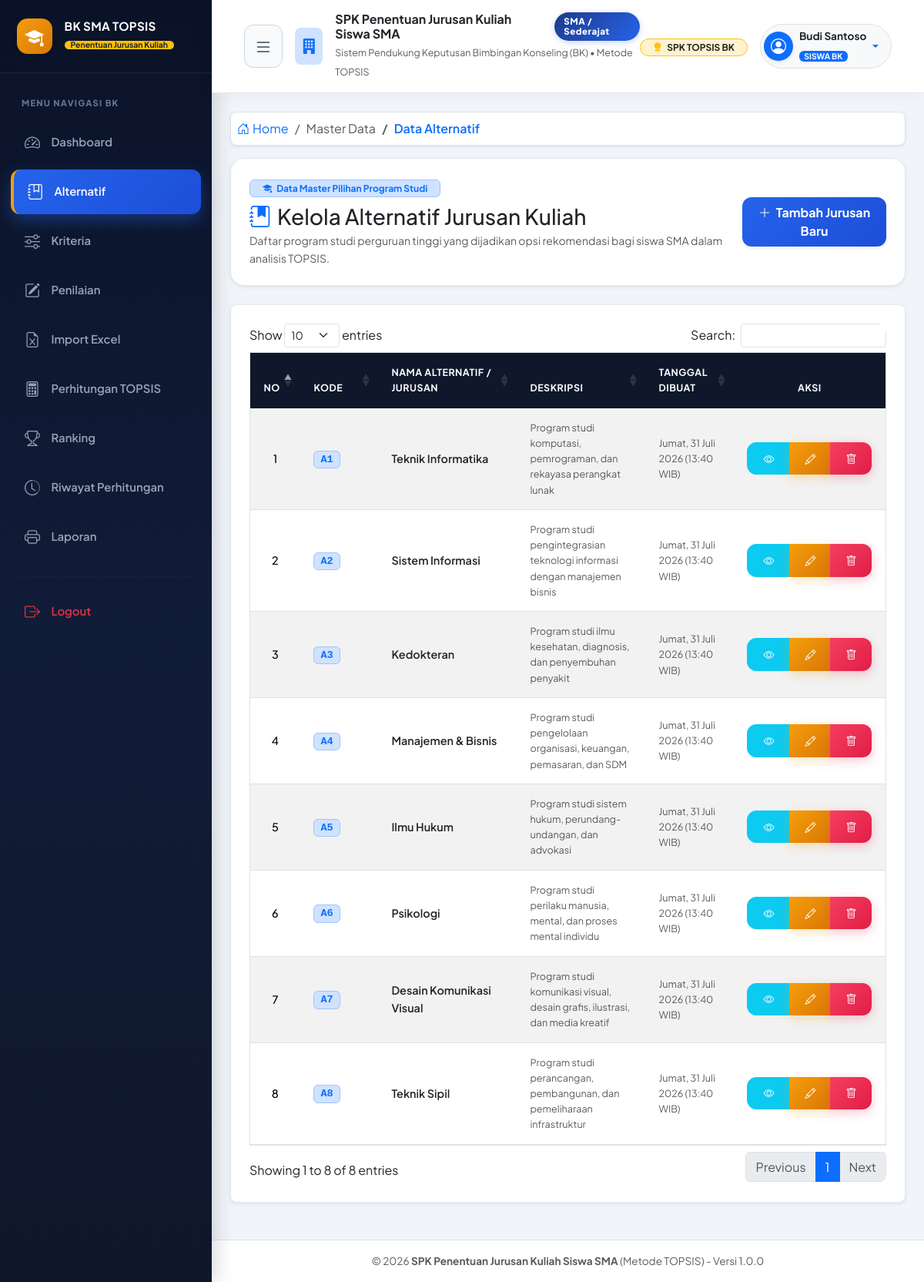
The page /index.php?page=alternatif (signed in) on the database its author committed.
### tables this page shows
CREATE TABLE IF NOT EXISTS `tb_alternatif` (
  `id_alternatif` INT(11) NOT NULL AUTO_INCREMENT,
  `kode_alternatif` VARCHAR(10) NOT NULL,
  `nama_jurusan` VARCHAR(100) NOT NULL,
  `fakultas` VARCHAR(100) DEFAULT NULL,
  `deskripsi` TEXT DEFAULT NULL,
  `prospek_kerja` TEXT DEFAULT NULL,
  `created_at` TIMESTAMP NOT NULL DEFAULT CURRENT_TIMESTAMP,
  `updated_at` TIMESTAMP NOT NULL DEFAULT CURRENT_TIMESTAMP ON UPDATE CURRENT_TIMESTAMP,
  PRIMARY KEY (`id_alternatif`),
  UNIQUE KEY `uk_kode_alternatif` (`kode_alternatif`)
);

### config/helper.php (called while the page is built, shortened)
<?php
function sanitize($data) {
    $raw = $data;
    return htmlspecialchars(trim($raw), ENT_QUOTES, 'UTF-8');
}
function formatTanggalIndo($datetime) {
    $hariArray = ['Minggu', 'Senin', 'Selasa', 'Rabu', 'Kamis', 'Jumat', 'Sabtu'];
    $bulanArray = [
        1 => 'Januari', 'Februari', 'Maret', 'April', 'Mei', 'Juni',
        'Juli', 'Agustus', 'September', 'Oktober', 'November', 'Desember'
    ];
    $time = strtotime($datetime);
    $hari = $hariArray[date('w', $time)];
    $tgl = date('j', $time);
    $bulan = $bulanArray[(int)date('n', $time)];
    $tahun = date('Y', $time);
    $jam = date('H:i', $time);
    return "$hari, $tgl $bulan $tahun ($jam WIB)";
}

### views/alternatif.php (the view, shortened to what this page needs)
<?php
$list_alternatif = [];
if ($db !== null) {
    try {
        $list_alternatif = $db->query("SELECT * FROM tb_alternatif ORDER BY id_alternatif ASC")->fetchAll();
    } catch (PDOException $e) {
        $swal_error = 'Gagal mengambil data dari database: ' . $e->getMessage();
    }
}
?>
<nav aria-label="breadcrumb" class="mb-3">
    <ol class="breadcrumb bg-white p-2 rounded-3 border shadow-sm small">
        <li class="breadcrumb-item"><a href="<?= BASE_URL; ?>index.php?page=dashboard" class="text-decoration-none"><i class="bi bi-house-door me-1"></i>Home</a></li>
        <li class="breadcrumb-item text-muted">Master Data</li>
        <li class="breadcrumb-item active fw-semibold text-primary" aria-current="page">Data Alternatif</li>
    </ol>
</nav>
<div class="card card-custom p-4 mb-4 shadow-sm">
    <div class="d-flex flex-column flex-md-row align-items-md-center justify-content-between gap-3">
        <div>
            <span class="badge bg-primary-subtle text-primary border border-primary-subtle px-3 py-1 mb-2 fw-bold">
                <i class="bi bi-mortarboard-fill me-1"></i> Data Master Pilihan Program Studi
            </span>
            <h3 class="fw-extrabold text-dark mb-1">
                <i class="bi bi-journal-bookmark-fill me-2 text-primary"></i>Kelola Alternatif Jurusan Kuliah
            </h3>
            <p class="text-muted mb-0 small">
                Daftar program studi perguruan tinggi yang dijadikan opsi rekomendasi bagi siswa SMA dalam analisis TOPSIS.
            </p>
        </div>
        <div>
            <button type="button" class="btn btn-primary shadow-sm fw-bold px-3 py-2" data-bs-toggle="modal" data-bs-target="#modalTambah">
                <i class="bi bi-plus-lg me-1"></i> Tambah Jurusan Baru
            </button>
        </div>
    </div>
</div>
<div class="card card-custom p-4 shadow-sm rounded-3 mb-4">
    <div class="table-responsive">
        <table id="tableAlternatif" class="table table-hover table-striped align-middle border w-100" style="font-size: 0.9rem;">
            <thead class="table-dark" style="background-color: #1e293b;">
                <tr>
                    <th class="text-center" style="width: 5%;">No</th>
                    <th style="width: 15%;">Kode</th>
                    <th style="width: 30%;">Nama Alternatif / Jurusan</th>
                    <th style="width: 25%;">Deskripsi</th>
                    <th style="width: 15%;">Tanggal Dibuat</th>
                    <th class="text-center" style="width: 10%;">Aksi</th>
                </tr>
            </thead>
            <tbody>
                <?php if (!empty($list_alternatif)): ?>
                    <?php $no = 1; foreach ($list_alternatif as $alt): ?>
                        <tr>
                            <td class="text-center fw-medium"><?= $no++; ?></td>
                            <td>
                                <span class="badge bg-primary-subtle text-primary border border-primary-subtle px-2 py-1 font-monospace" style="font-size: 0.85rem;">
                                    <?= sanitize($alt['kode_alternatif']); ?>
                                </span>
                            </td>
                            <td class="fw-semibold text-dark"><?= sanitize($alt['nama_jurusan']); ?></td>
                            <td class="text-muted small">
                                <?= !empty($alt['deskripsi']) ? sanitize($alt['deskripsi']) : '<span class="fst-italic text-muted">- Tidak ada deskripsi -</span>'; ?>
                            </td>
                            <td class="small text-muted"><?= formatTanggalIndo($alt['created_at']); ?></td>
                            <td class="text-center">
                                <div class="btn-group btn-group-sm" role="group">
                                    <button type="button" class="btn btn-info text-white btn-detail"
                                            data-bs-toggle="modal" data-bs-target="#modalDetail"
                                            data-kode="<?= sanitize($alt['kode_alternatif']); ?>"
                                            data-nama="<?= sanitize($alt['nama_jurusan']); ?>"
                                            data-deskripsi="<?= sanitize($alt['deskripsi']); ?>"
                                            data-created="<?= formatTanggalIndo($alt['created_at']); ?>"
                                            data-updated="<?= formatTanggalIndo($alt['updated_at']); ?>"
                                            title="Detail Informasi">
                                        <i class="bi bi-eye"></i>
                                    </button>
                                    <button type="button" class="btn btn-warning text-white btn-edit"
                                            data-bs-toggle="modal" data-bs-target="#modalEdit"
                                            data-id="<?= $alt['id_alternatif']; ?>"
                                            data-kode="<?= sanitize($alt['kode_alternatif']); ?>"
                                            data-nama="<?= sanitize($alt['nama_jurusan']); ?>"
                                            data-deskripsi="<?= sanitize($alt['deskripsi']); ?>"
                                            title="Edit Data">
                                        <i class="bi bi-pencil"></i>
                                    </button>
                                    <button type="button" class="btn btn-danger"
                                            onclick="confirmHapus(<?= $alt['id_alternatif']; ?>, '<?= sanitize($alt['nama_jurusan']); ?>');"
                                            title="Hapus Data">
                                        <i class="bi bi-trash"></i>
                                    </button>
                                </div>
                            </td>
                        </tr>
                    <?php endforeach; ?>
                <?php endif; ?>
            </tbody>
        </table>
    </div>
</div>

### assets/css/style.css (style rules this page uses)
:root { --bs-font-sans-serif: 'Plus Jakarta Sans', -apple-system, BlinkMacSystemFont, "Segoe UI", Roboto, sans-serif; --navy-900: #0f172a; --navy-800: #1e293b; --navy-700: #334155; --blue-600: #2563eb; --blue-700: #1d4ed8; --blue-50: #eff6ff; --gold-500: #f59e0b; --gold-600: #d97706; --gold-50: #fffbeb; --emerald-500: #10b981; --emerald-600: #059669; --emerald-50: #ecfdf5; --rose-500: #f43f5e; --rose-600: #e11d48; --rose-50: #fff1f2; --purple-600: #9333ea; --purple-50: #faf5ff; --bg-app: #f1f5f9; --card-radius: 18px; --pill-radius: 50px; }
body { font-family: var(--bs-font-sans-serif); background-color: var(--bg-app); color: #1e293b; overflow-x: hidden; line-height: 1.6; -webkit-font-smoothing: antialiased; }
.card-custom { background: #ffffff; border: 1px solid #e2e8f0; border-radius: var(--card-radius); box-shadow: 0 4px 12px rgba(0, 0, 0, 0.03); transition: all 0.3s cubic-bezier(0.4, 0, 0.2, 1); }
.table-responsive { border-radius: 12px; overflow-x: auto !important; -webkit-overflow-scrolling: touch; }
.table { margin-bottom: 0; border-color: #e2e8f0; }
.table thead th { font-family: var(--bs-font-sans-serif); font-weight: 700; letter-spacing: 0.5px; text-transform: uppercase; font-size: 0.78rem; padding: 1rem 1.1rem; background: #0f172a !important; color: #f8fafc !important; border-bottom: none; }
.table tbody tr { transition: background-color 0.2s ease; }
.table tbody td { padding: 0.95rem 1.1rem; vertical-align: middle; }
.btn { border-radius: 12px; font-weight: 700; padding: 0.6rem 1.25rem; transition: all 0.25s cubic-bezier(0.4, 0, 0.2, 1); }
.btn-primary { background: linear-gradient(135deg, #2563eb 0%, #1d4ed8 100%); border: none; box-shadow: 0 4px 14px rgba(37, 99, 235, 0.3); }
.btn-warning { background: linear-gradient(135deg, #f59e0b 0%, #d97706 100%); border: none; color: #ffffff; box-shadow: 0 4px 14px rgba(245, 158, 11, 0.3); }
.btn-danger { background: linear-gradient(135deg, #f43f5e 0%, #e11d48 100%); border: none; box-shadow: 0 4px 14px rgba(244, 63, 94, 0.3); }
.table-responsive { border-radius: 12px; overflow-x: auto; -webkit-overflow-scrolling: touch; }

### rows shown on the page
tb_alternatif: kode_alternatif "A1", nama_jurusan "Teknik Informatika", deskripsi "Program studi komputasi, pemrograman, dan rekayasa perangkat lunak", created_at "Jumat, 31 Juli 2026 (13:40 WIB)"
tb_alternatif: kode_alternatif "A2", nama_jurusan "Sistem Informasi", deskripsi "Program studi pengintegrasian teknologi informasi dengan manajemen bisnis", created_at "Jumat, 31 Juli 2026 (13:40 WIB)"
tb_alternatif: kode_alternatif "A3", nama_jurusan "Kedokteran", deskripsi "Program studi ilmu kesehatan, diagnosis, dan penyembuhan penyakit", created_at "Jumat, 31 Juli 2026 (13:40 WIB)"
tb_alternatif: kode_alternatif "A4", nama_jurusan "Manajemen & Bisnis", deskripsi "Program studi pengelolaan organisasi, keuangan, pemasaran, dan SDM", created_at "Jumat, 31 Juli 2026 (13:40 WIB)"
tb_alternatif: kode_alternatif "A5", nama_jurusan "Ilmu Hukum", deskripsi "Program studi sistem hukum, perundang-undangan, dan advokasi", created_at "Jumat, 31 Juli 2026 (13:40 WIB)"
tb_alternatif: kode_alternatif "A6", nama_jurusan "Psikologi", deskripsi "Program studi perilaku manusia, mental, dan proses mental individu", created_at "Jumat, 31 Juli 2026 (13:40 WIB)"
tb_alternatif: kode_alternatif "A7", nama_jurusan "Desain Komunikasi Visual", deskripsi "Program studi komunikasi visual, desain grafis, ilustrasi, dan media kreatif", created_at "Jumat, 31 Juli 2026 (13:40 WIB)"
tb_alternatif: kode_alternatif "A8", nama_jurusan "Teknik Sipil", deskripsi "Program studi perancangan, pembangunan, dan pemeliharaan infrastruktur", created_at "Jumat, 31 Juli 2026 (13:40 WIB)"

### other values the page prints
APP_NAME "SPK Penentuan Jurusan Kuliah Siswa SMA"
APP_METHOD "TOPSIS"
$currentUserNama "Budi Santoso"
$currentUserRole "SISWA"
APP_VERSION "1.0.0"
